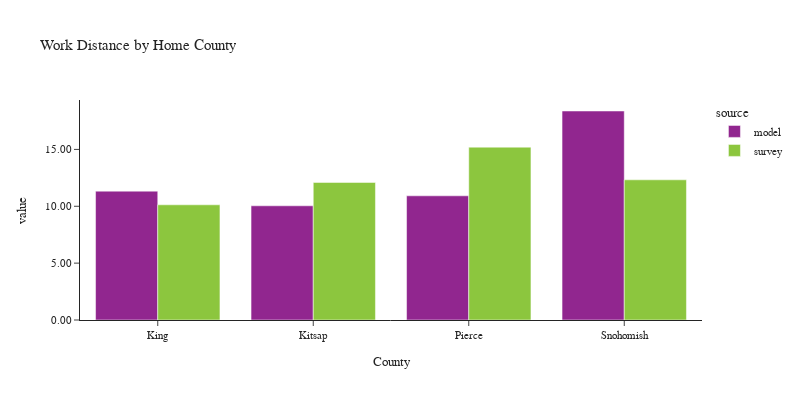

Write notebook code for a chart like this one.
### Code cell
plot_work_location(df_workers, 'CountyName_home', 'Home County', 'County')

### Figure 1 — Plotly figure (JSON) as saved in the notebook; plotly's stock layout.template omitted (floating-point values rounded to 4 significant figures)
{"data": [{"alignmentgroup": "True", "customdata": [[122806], [12095], [40167], [41804]], "hovertemplate": "source=model<br>CountyName_home=%{x}<br>value=%{y}<br>sample count=%{customdata[0]}<extra></extra>", "legendgroup": "model", "marker": {"color": "#91268F", "pattern": {"shape": ""}}, "name": "model", "offsetgroup": "model", "orientation": "v", "showlegend": true, "textposition": "auto", "type": "bar", "x": ["King", "Kitsap", "Pierce", "Snohomish"], "xaxis": "x", "y": [11.33, 10.04, 10.92, 18.38], "yaxis": "y"}, {"alignmentgroup": "True", "customdata": [[1936], [125], [250], [294]], "hovertemplate": "source=survey<br>CountyName_home=%{x}<br>value=%{y}<br>sample count=%{customdata[0]}<extra></extra>", "legendgroup": "survey", "marker": {"color": "#8CC63E", "pattern": {"shape": ""}}, "name": "survey", "offsetgroup": "survey", "orientation": "v", "showlegend": true, "textposition": "auto", "type": "bar", "x": ["King", "Kitsap", "Pierce", "Snohomish"], "xaxis": "x", "y": [10.13, 12.1, 15.2, 12.33], "yaxis": "y"}], "layout": {"barmode": "group", "font": {"size": 11}, "height": 400, "legend": {"title": {"text": "source"}, "tracegroupgap": 0}, "title": {"text": "Work Distance by Home County"}, "width": 800, "xaxis": {"anchor": "y", "domain": [0.0, 1.0], "title": {"text": "County"}}, "yaxis": {"anchor": "x", "domain": [0.0, 1.0], "tickformat": ".2f", "title": {"text": "value"}}}}
